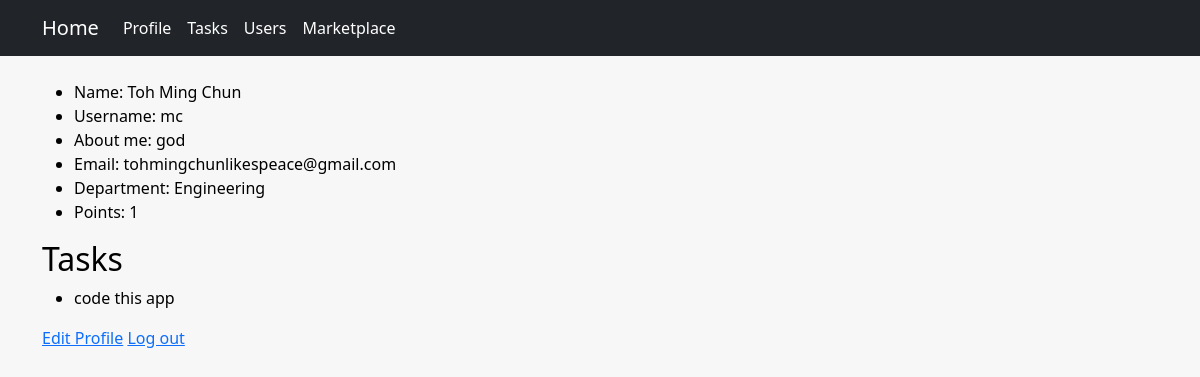
/main/profile (signed in), run on an earlier commit of the app's database.
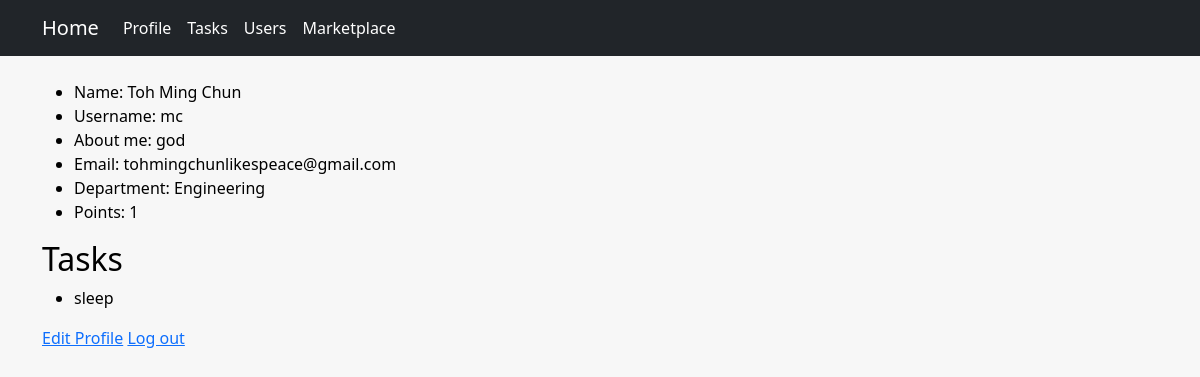
And on a later commit of the database.
### main/models.py (models this page shows)
class Task(models.Model):
    STATUS = (
        ('Incomplete', 'Incomplete'),
        ('Ongoing', 'Ongoing'),
        ('Completed', 'Completed'),
    )
    name = models.CharField(max_length = 64)
    description = models.TextField("Description", max_length=600, default='', blank=True)
    points_granted = models.IntegerField()
    status = models.CharField(max_length=100, choices=STATUS, default='Incomplete')
    def __str__(self):
        return self.name

### main/views.py (the view)
# urls.py: path('profile', views.profile, name='profile'),
@login_required(login_url='/main/login')
def profile(request):
    current_user = CustomUser.objects.get(user=request.user)
    tasks = current_user.tasks.all()
    return render(request, 'main/profile.html', {
        "user": current_user,
        "tasks": tasks,
    })

### main/templates/main/profile.html (shortened to what this page needs)
{% extends "main/layout.html" %}
{% block body %}
    <div class="container">
        <ul>
            <li>Name: {{ user.user.first_name }} {{ user.user.last_name }} </li>
            <li>Username: {{ user.user.username }} </li>
            <li>About me: {{ user.description }} </li>
            <li>Email: {{ user.email }} </li>
            <li>Department: {{ user.department }} </li>
            <li>Points: {{ user.points }} </li>
        </ul>
        <h2> Tasks </h2>
        <ul>
            {% for task in tasks %}
                <li>{{ task }}</li>
            {% endfor %}
        </ul>
        <a href="{% url 'main:edit_profile' %}">Edit Profile</a>
        <a href="{% url 'main:logout' %}">Log out</a>
    </div>
{% endblock %}

What changed in the data, as far as the page shows it:
no longer on this page (row unchanged): Task: name "code this app"
added Task: name "sleep"
